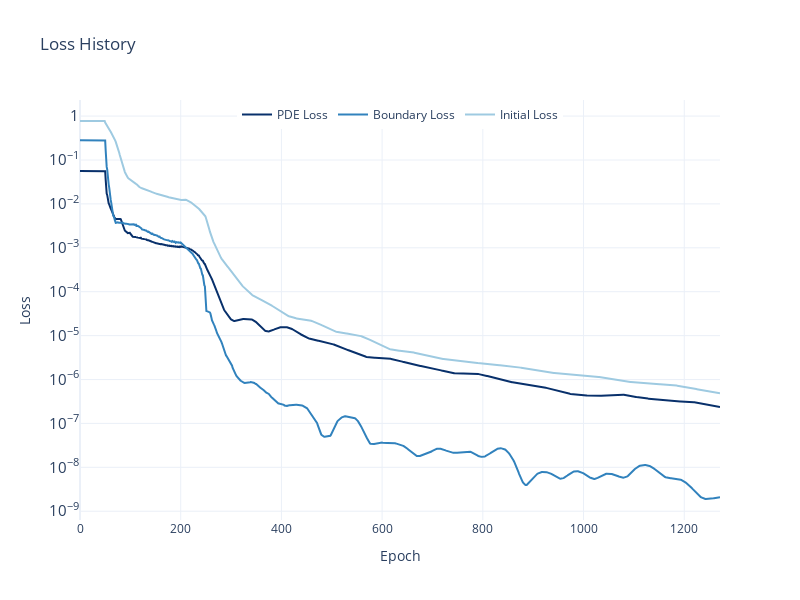

The cell this chart's notebook holds for it:
### Code cell
with_fo = trainer.closure.get_state()
plot_loss(with_fo, smooth=True, smooth_window=50)

fo_l2 = compare_with_mc(model, params, n_prices=200,
                            n_simulations=50_000, dtype=dtype, device=device, seed=42, split_output=True)['l2_rel_error']
print("L2 Error: ", fo_l2*100)

### Figure 1 — Plotly figure (JSON) as saved in the notebook; plotly's stock layout.template omitted (floating-point values rounded to 4 significant figures; data arrays with more than 128 entries replaced by an {"elided": "..."} marker saying what was removed)
{"data": [{"line": {"color": "#08306B"}, "mode": "lines", "name": "PDE Loss", "type": "scatter", "x": {"elided": "1272 int values"}, "y": {"elided": "1272 float values"}}, {"line": {"color": "#3182BD"}, "mode": "lines", "name": "Boundary Loss", "type": "scatter", "x": {"elided": "1272 int values"}, "y": {"elided": "1272 float values"}}, {"line": {"color": "#9ECAE1"}, "mode": "lines", "name": "Initial Loss", "type": "scatter", "x": {"elided": "1272 int values"}, "y": {"elided": "1272 float values"}}], "layout": {"height": 600, "legend": {"orientation": "h", "x": 0.5, "xanchor": "center", "y": 1}, "title": {"text": "Loss History"}, "width": 800, "xaxis": {"title": {"text": "Epoch"}}, "yaxis": {"exponentformat": "power", "showexponent": "all", "title": {"text": "Loss"}, "type": "log"}}}
